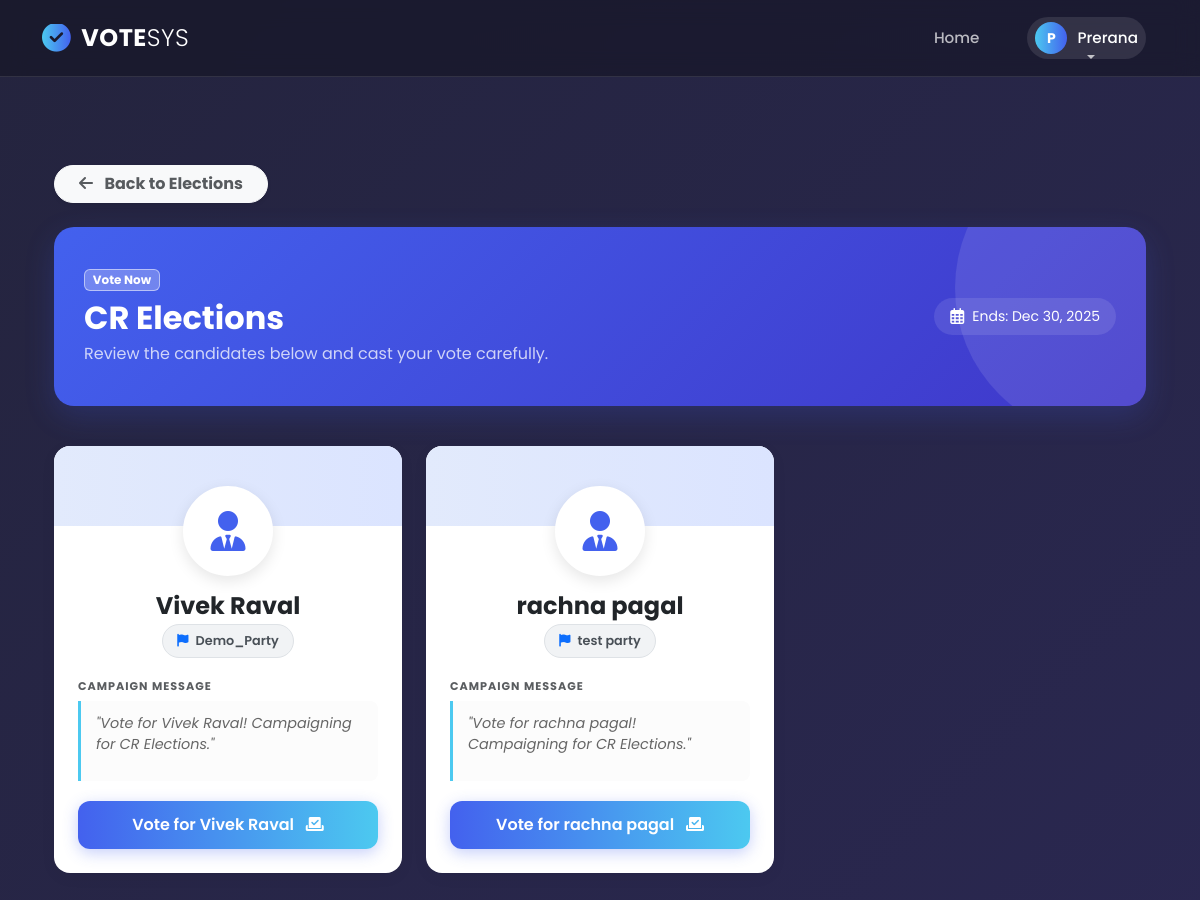
Before: /users/voter/elections/6/campaigns/ (signed in) with the older database file.
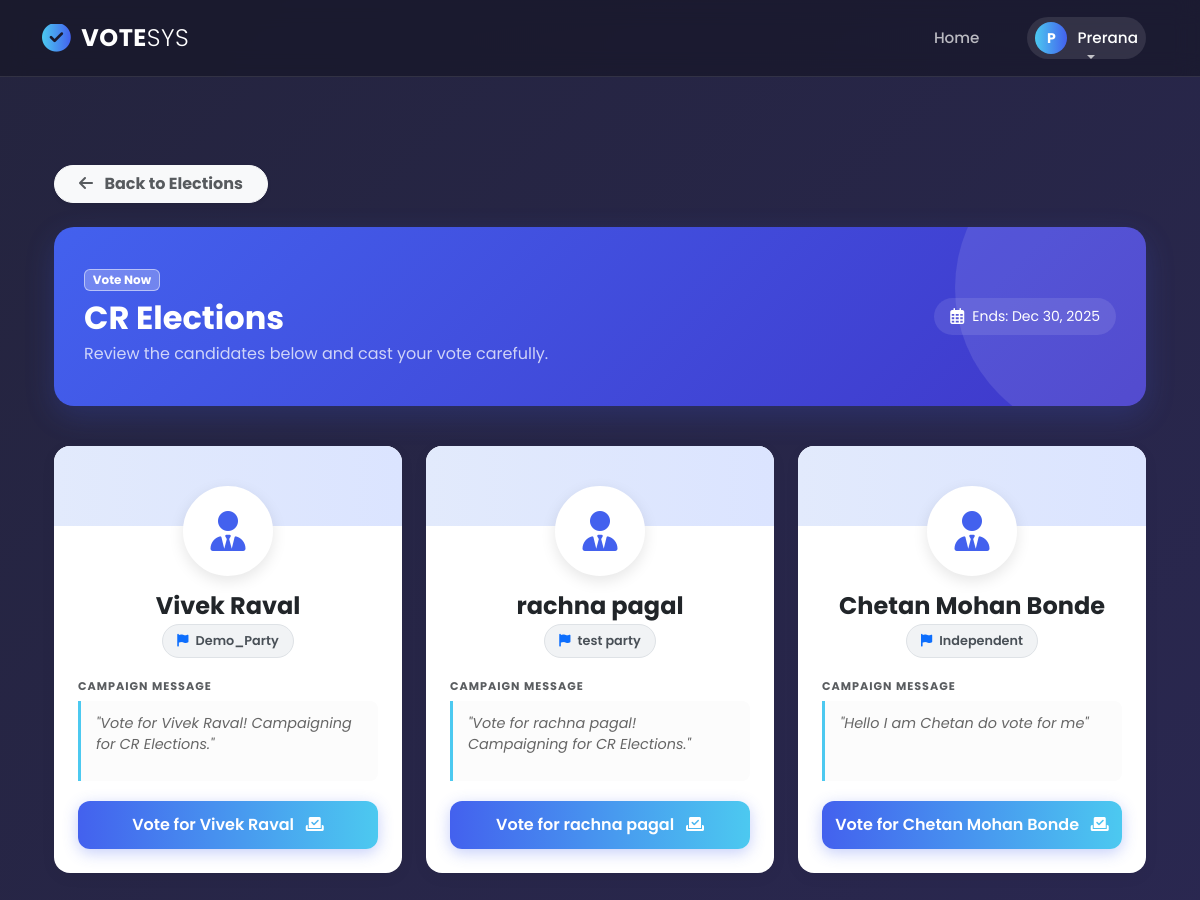
After: the same page with the newer database file.
### users/models.py (models this page shows, shortened)
class Campaign(models.Model):
    candidate = models.ForeignKey(Candidate, on_delete=models.CASCADE)
    election = models.ForeignKey(Election, on_delete=models.CASCADE)
    message = models.TextField()
    created_at = models.DateTimeField(auto_now_add=True)

class Candidate(models.Model):
    user = models.OneToOneField(
        settings.AUTH_USER_MODEL,
        on_delete=models.SET_NULL,
        null=True,
        blank=True,
        related_name="candidate_profile",
    )
    elections = models.ManyToManyField(
        Election, blank=True, related_name="candidates"
    )
    name = models.CharField(max_length=100)
    age = models.PositiveIntegerField()
    area = models.CharField(max_length=100)
    party = models.ForeignKey(Party, on_delete=models.CASCADE)
    is_approved = models.BooleanField(default=False)

class Party(models.Model):
    name = models.CharField(max_length=100, unique=True)

### users/views.py (the view)
# urls.py: path('voter/elections/<int:election_id>/campaigns/', views.voter_view_campaigns, name='voter_view_campaigns'),
@login_required
def voter_view_campaigns(request, election_id):
    election = get_object_or_404(Election, pk=election_id)
    campaigns = Campaign.objects.filter(election=election).select_related('candidate', 'candidate__party')
    voter = get_object_or_404(Voter, user=request.user)
    voter_votes = Vote.objects.filter(voter=voter, election=election)
    voted_candidate_ids = voter_votes.values_list('candidate_id', flat=True)
    if Vote.objects.filter(voter=voter, election=election).exists():
        messages.info(request, "You have already voted in this election.")
        return redirect('voter_elections_list')
    return render(request, 'voter/campaigns.html', {
        'election': election,
        'campaigns': campaigns,
        'voted_candidate_ids': voted_candidate_ids,
        'voter': voter
    })

### users/templates/voter/campaigns.html (shortened to what this page needs)
{% extends 'base.html' %}
{% load static %}
{% block content %}
<link rel="stylesheet" href="https://cdnjs.cloudflare.com/ajax/libs/font-awesome/6.4.0/css/all.min.css">
<div class="container py-5">
    <div class="d-flex justify-content-between align-items-center mb-4">
        <a href="{% url 'voter_elections_list' %}" class="btn btn-light rounded-pill px-4 text-muted fw-bold shadow-sm">
            <i class="fas fa-arrow-left me-2"></i> Back to Elections
        </a>
    </div>
    <div class="election-header">
        <div class="row align-items-center position-relative z-1">
            <div class="col-lg-8">
                <span class="badge bg-white bg-opacity-25 border border-white border-opacity-50 text-white mb-2">Vote Now</span>
                <h2 class="fw-bold mb-1">{{ election.title }}</h2>
                <p class="mb-0 opacity-75">Review the candidates below and cast your vote carefully.</p>
            </div>
            <div class="col-lg-4 text-lg-end mt-3 mt-lg-0">
                <div class="d-inline-flex align-items-center bg-white bg-opacity-10 px-3 py-2 rounded-pill">
                    <i class="far fa-calendar-alt me-2"></i>
                    <small>Ends: {{ election.end_date|date:"M d, Y" }}</small>
                </div>
            </div>
        </div>
    </div>
    {% if campaigns %}
        <div class="row g-4">
            {% for campaign in campaigns %}
            <div class="col-md-6 col-lg-4">
                <div class="campaign-card h-100 {% if voted_candidate_ids %}card-disabled{% endif %}">
                    <div class="card-body text-center px-4 pb-4">
                        <div class="avatar-wrapper">
                            <div class="candidate-avatar">
                                <i class="fas fa-user-tie"></i>
                            </div>
                        </div>
                        <h4 class="fw-bold text-dark mt-3 mb-1">{{ campaign.candidate.name }}</h4>
                        <div class="party-badge">
                            <i class="fas fa-flag me-1 text-primary"></i> {{ campaign.candidate.party.name }}
                        </div>
                        <div class="text-start">
                            <small class="text-muted text-uppercase fw-bold" style="font-size: 0.7rem; letter-spacing: 1px;">Campaign Message</small>
                            <div class="manifesto-box mt-1">
                                "{{ campaign.message|default:'No campaign message provided.'|truncatewords:25 }}"
                            </div>
                        </div>
                        <div class="mt-auto">
                            {% if campaign.candidate.id in voted_candidate_ids %}
                                <button class="btn btn-success w-100 py-2 rounded-pill fw-bold" disabled style="opacity: 1; filter: none;">
                                    <i class="fas fa-check-circle me-2"></i> You Voted Here
                                </button>
                            {% elif voted_candidate_ids %}
                                <button class="btn btn-secondary w-100 py-2 rounded-pill" disabled>
                                    Election Closed
                                </button>
                            {% else %}
                                <form method="POST" action="{% url 'voter_cast_vote' election.id %}" onsubmit="return confirm('Are you sure you want to vote for {{ campaign.candidate.name }}? This action cannot be undone.');">
                                    <button type="submit" class="btn-vote">
                                        Vote for {{ campaign.candidate.name }} <i class="fas fa-vote-yea ms-2"></i>
                                    </button>
                                </form>
                            {% endif %}
                        </div>
                    </div>
                </div>
            </div>
            {% endfor %}
        </div>
    {% endif %}
</div>
{% endblock %}

Changed rows visible on the page:
added Campaign: candidate.name "Chetan Mohan Bonde", candidate.party.name "Independent", message "Hello I am Chetan do vote for me"
